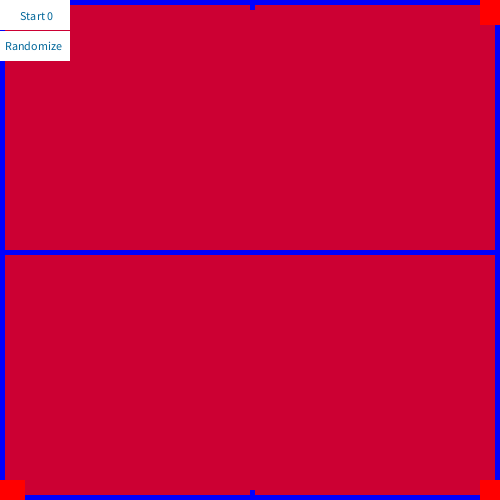
Frame 1 (no input)
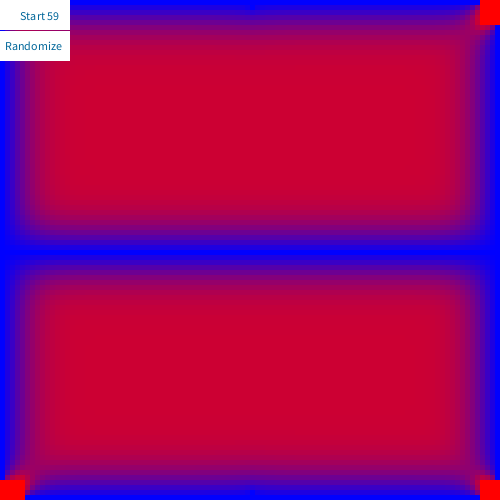
Frame 60 (the mouse pressed at the canvas centre just before this capture)
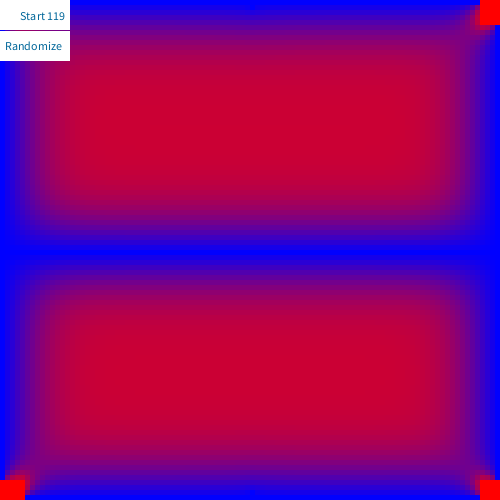
Frame 120 (the mouse held since frame 60 and released just before this capture)

The Processing sketch that drew these frames (run headless with seeded random() and noise(); from frame 60 on, the mouse is pressed at the canvas centre):

// Processing sketch: heatPlate
// ── heatPlate.pde
boolean isRunning = false;
boolean isFinished = false;
String runningText = "Start";

int count = 0;

int xgrid_size = 500, ygrid_size = 500;
int xsize = 100, ysize = 100;
int cell_size = 5;
float temp_now[][];
float temp_next[][];

int minTemp = 0;
int maxTemp = 100;
int startTemp = 80;

void setup() {
  size(500, 500);
  background(0, 0, 0);
  noStroke();
  temp_now = new float[xsize][ysize];
  temp_next = new float[xsize][ysize];
  for (int i = 0; i < xsize; i++) {
    for (int j = 0; j < ysize; j++) {
      temp_now[i][j] = startTemp; 
    }
  }
  
  drawStartPause();
  //randomizeBoard();
  //drawBoard();
}

void drawStartPause() {
  fill(255, 255, 255);
  rect(0, 0, 70, 30);
  fill(0, 102, 153);
  text(runningText, 20, 20);
  fill(255, 255, 255);
  rect(0, 31, 70, 30);
  fill(0, 102, 153);
  text("Randomize", 5, 50);
}

void drawBoard() {
  color blue = color(0, 0, 255);
  //color blue = color(255, 255, 255);
  color red = color(255, 0, 0);
  for(int i = 0; i < xsize; ++i) {
    for(int j = 0; j < ysize; ++j) {
       
       float perc = (float)temp_now[i][j]/maxTemp;
       color c = lerpColor(blue, red, perc);
       fill(c);
       
       rect(i*cell_size, j*cell_size, cell_size, cell_size);
       //ellipse(i*cell_size-cell_size/2, j*cell_size-cell_size/2, cell_size, cell_size);
    }
  }
}

void setStatic() {
  for (int i = 0; i < xsize; i++) {
    for (int j = 0; j < ysize; j++) {
      if (isMax(i, j)) {
        temp_now[i][j] = maxTemp; 
      }
      if (isMin(i, j)) {
        temp_now[i][j] = minTemp; 
      }
    }
  }
}

boolean isMax(int i, int j) {
  if ( (i < 5 && j < 5) ||
       (xsize - i < 5 && ysize - j < 5) ||
       (i < 5 && ysize - j < 5) ||
       (xsize - i < 5 && j < 5) ) {
    return true; 
  }
  
  return false;
}

boolean isMin(int i, int j) {
  //if ( (i < 2 && j == ysize/2) ||
  if ( (j == ysize/2) ||
       (i == xsize/2 && j < 2) ||
       (i == xsize/2 && j > ysize - 1 - 2) ||
       (i > xsize - 1 - 2 && j == ysize/2)) {
        return true; 
  }
  
  return false;
}

void setColors() {
  for (int i = 1; i < xsize - 1; i++) {
    for (int j = 1; j < ysize - 1; j++) {
      // find average
       float t = (temp_now[i-1][j] + 
                    temp_now[i+1][j] +
                    temp_now[i][j-1] +
                    temp_now[i][j+1]) / 4.0;
       temp_next[i][j] = t;
    }
  }
  
  // Update everything
  boolean rfin = true;
  float changed = 0;
  float minChange = 1;
  float maxChange = 0;
  for (int i = 0; i < xsize; i++) {
    for (int j = 0; j < ysize; j++) {
      if (!isMin(i,j) && !isMax(i,j)) {
        float change = Math.abs(temp_now[i][j] - temp_next[i][j]);
        if (change > 0.01)
          rfin = false;
        minChange = Math.min(minChange, change);
        maxChange = Math.max(maxChange, change);
        changed += change;
      }
      temp_now[i][j] = temp_next[i][j];
    }
  }
  
  if (rfin && count > 1) {
    isFinished = true; 
  }
  System.out.printf("Changed by %f and min,max is %.2f,%.3f\n", changed, minChange, maxChange);
}

void draw() {
  if (!isFinished) {
    runningText = "Start " + count;
    count++;
    setColors();
    setStatic();
    drawBoard();
    drawStartPause();
  } else {
    runningText = "Finished in " + count + " steps";
    drawStartPause();
  }
}
